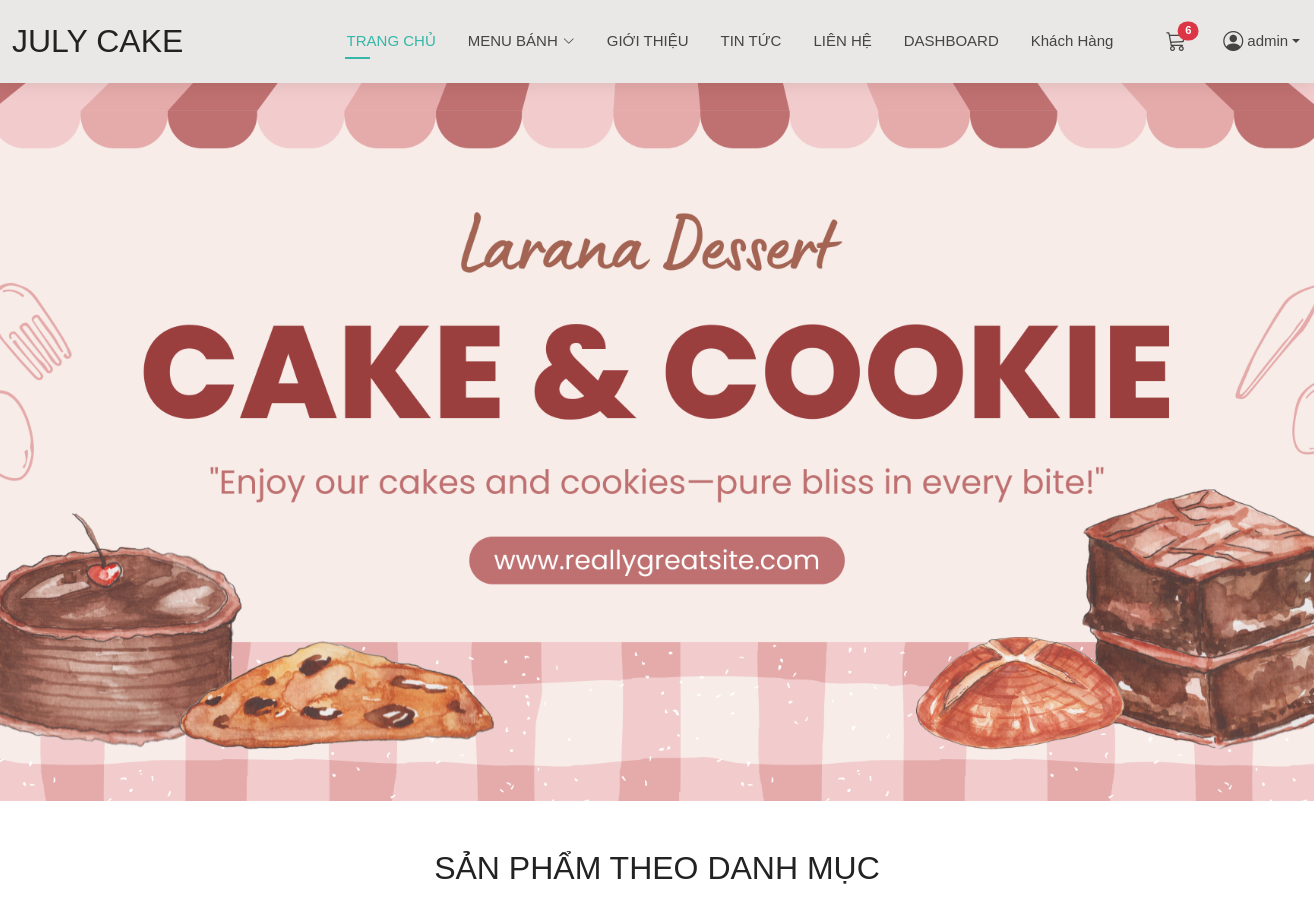
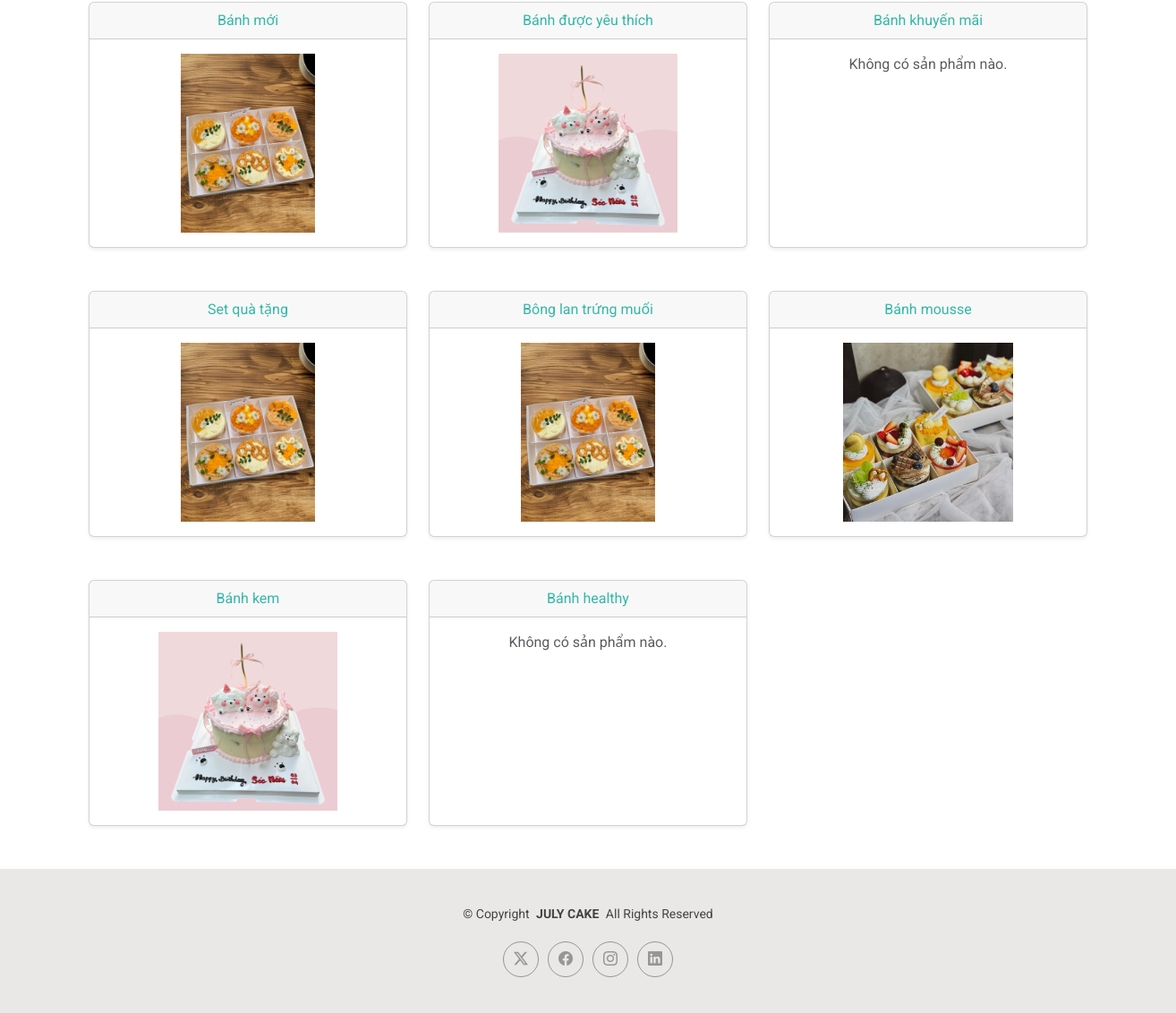
The app's page / (signed in) with its own data (2 pictures, top to bottom).
### products/models.py (models this page shows, shortened)
class Category(models.Model):
    name = models.CharField(max_length=200)
    slug = models.SlugField(max_length=200, unique=True, blank=True)
    class Meta:
        verbose_name = "Category"
        verbose_name_plural = "Categories"

class Product(models.Model):
    name = models.CharField(max_length=255)
    slug = models.SlugField(max_length=255, unique=True, blank=True)
    description = models.TextField(blank=True)
    price = models.DecimalField(max_digits=12, decimal_places=2, default=0)
    stock = models.PositiveIntegerField(default=0)
    image = models.ImageField(upload_to='products/', null=True, blank=True)
    categories = models.ManyToManyField(Category, related_name='products', blank=True)
    created_at = models.DateTimeField(auto_now_add=True)
    class Meta:
        ordering = ['-created_at']

### home/views.py (the view)
# urls.py: path("", include("home.urls", namespace="home")),           # index, resume, contact, portfolio, auth
def index(request):
    categories = Category.objects.all()
    category_products = []
    for category in categories:
        products = Product.objects.filter(categories=category)
        category_products.append({
            'category': category,
            'products': products
        })
    return render(request, 'home/index.html', {
        'category_products': category_products
    })

### cart/context_processors.py (called while the page is built)
def cart_count(request):
    if getattr(request, 'user', None) and request.user.is_authenticated:
        total = CartItem.objects.filter(cart__user=request.user).aggregate(total=Sum('quantity'))['total'] or 0
    else:
        cart = request.session.get('cart', {})
        try:
            total = sum(int(item.get('quantity', 0) or 0) for item in cart.values())
        except Exception:
            total = 0
    return {'cart_count': int(total)}

### home/templates/home/index.html
{% extends 'base.html' %}
{% load static %}
{% block content %}
<body class="index-page">
<main class="main">
  <section id="hero" class="hero section">
    <img src="{% static 'assets/img/Banner.png' %}" alt="" class="img-fluid">
  </section>
  <div class="container mt-5">
    <h2 class="text-center mb-4">SẢN PHẨM THEO DANH MỤC</h2>
    <div class="row">
      {% for category_data in category_products %}
        <div class="col-md-4 mb-5">
          <div class="card h-100 shadow-sm">
            <div class="card-header text-center">
              <a href="{% url 'products:products_by_category' category_data.category.id %}">
                {{ category_data.category.name }}
              </a>
            </div>
            <div class="card-body text-center">
              {% with category_data.products.first as product %}
                {% if product %}
                  <a href="{% url 'products:product_detail' product.id %}" style="text-decoration: none; color: inherit;">
                  <img src="{{ product.image.url }}" alt="{{ product.name }}" class="img-fluid" style="height:200px; object-fit:cover;">
                  </a>
                {% else %}
                  <p class="text-muted">Không có sản phẩm nào.</p>
                {% endif %}
              {% endwith %}
            </div>
          </div>
        </div>
      {% endfor %}
    </div>
  </div>
</main>
</body>
{% endblock %}

### templates/base.html (shortened to what this page needs)
{% load static %}
<!DOCTYPE html>
<html lang="en">
<head>
  <link href="{% static 'assets/vendor/bootstrap/css/bootstrap.min.css' %}" rel="stylesheet">
  <link href="{% static 'assets/vendor/bootstrap-icons/bootstrap-icons.css' %}" rel="stylesheet">
  <link href="{% static 'assets/vendor/aos/aos.css' %}" rel="stylesheet">
  <link href="{% static 'assets/vendor/swiper/swiper-bundle.min.css' %}" rel="stylesheet">
  <link href="{% static 'assets/vendor/glightbox/css/glightbox.min.css' %}" rel="stylesheet">
  <link href="{% static 'assets/css/main.css' %}" rel="stylesheet">
</head>
<body>
<header id="header" class="header d-flex align-items-center light-background sticky-top">
  <div class="container-fluid position-relative d-flex align-items-center justify-content-between">
    <a href="{% url 'home:index' %}" class="logo d-flex align-items-center me-auto me-xl-0">
      <h1 class="sitename">JULY CAKE</h1>
    </a>
    <nav id="navmenu" class="navmenu">
      <ul>
        <li><a href="{% url 'home:index' %}" class="active">TRANG CHỦ</a></li>
        <li class="dropdown">
          <a href="{% url 'products:list' %}"><span>MENU BÁNH</span> <i class="bi bi-chevron-down toggle-dropdown"></i></a>
        </li>
        <li><a href="{% url 'home:portfolio' %}">GIỚI THIỆU</a></li>
        <li><a href="{% url 'home:resume' %}">TIN TỨC</a></li>
        <li><a href="{% url 'home:contact' %}">LIÊN HỆ</a></li>
          {% if user.is_staff %}
            <li><a href="/dashboard/order-statistics/">DASHBOARD</a></li>
          <li><a href="{% url 'home:user' %}">Khách Hàng</a></li>
            {% endif %}
        <li class="ms-3">
          <a href="{% url 'cart:detail' %}" class="position-relative">
            <i class="bi bi-cart3 fs-5"></i>
            <span class="position-absolute top-0 start-100 translate-middle badge rounded-pill bg-danger">
              {% if cart_count %}{{ cart_count }}{% else %}0{% endif %}
            </span>
          </a>
        </li>
        {% if user.is_authenticated %}
          <li class="nav-item dropdown">
            <a class="nav-link dropdown-toggle d-flex align-items-center" href="#" id="userDropdown" role="button" data-bs-toggle="dropdown" aria-expanded="false">
              <i class="bi bi-person-circle fs-5 me-1"></i>
              {{ user.username }}
            </a>
          </li>
        {% else %}
          <li class="ms-3">
            <a href="{% url 'home:login' %}"> Đăng nhập</a>
          </li>
        {% endif %}
      </ul>
    </nav>
  </div>
</header>
{% block content %}
{% endblock %}
<footer id="footer" class="footer light-background">
  <div class="container">
    <div class="copyright text-center">
      <p>© <span>Copyright</span> <strong class="px-1 sitename">JULY CAKE</strong> <span>All Rights Reserved<br></span></p>
    </div>
    <div class="social-links d-flex justify-content-center">
      <a href=""><i class="bi bi-twitter-x"></i></a>
      <a href=""><i class="bi bi-facebook"></i></a>
      <a href=""><i class="bi bi-instagram"></i></a>
      <a href=""><i class="bi bi-linkedin"></i></a>
    </div>
  </div>
</footer>
</body>
</html>

### first_project/static/assets/css/main.css (style rules this page uses)
:root { --default-font: "Roboto", system-ui, -apple-system, "Segoe UI", Roboto, "Helvetica Neue", Arial, "Noto Sans", "Liberation Sans", sans-serif, "Apple Color Emoji", "Segoe UI Emoji", "Segoe UI Symbol", "Noto Color Emoji"; --heading-font: "Raleway", sans-serif; --nav-font: "Poppins", sans-serif; }
:root { --background-color: #ffffff; --default-color: #444444; --heading-color: #222222; --accent-color: #34b7a7; --surface-color: #ffffff; --contrast-color: #ffffff; }
:root { --nav-color: #444444; --nav-hover-color: #34b7a7; --nav-mobile-background-color: #ffffff; --nav-dropdown-background-color: #ffffff; --nav-dropdown-color: #444444; --nav-dropdown-hover-color: #34b7a7; }
.light-background { --background-color: #e9e8e6; --surface-color: #ffffff; }
:root { scroll-behavior: smooth; }
body { color: var(--default-color); background-color: var(--background-color); font-family: var(--default-font); }
a { color: var(--accent-color); text-decoration: none; transition: 0.3s; }
h1, h2, h3, h4, h5, h6 { color: var(--heading-color); font-family: var(--heading-font); }
.header { color: var(--default-color); background-color: var(--background-color); padding: 15px 0; transition: all 0.5s; z-index: 997; box-shadow: 0px 0 18px rgba(0, 0, 0, 0.1); }
.header .logo { line-height: 1; }
.header .logo h1 { font-size: 32px; margin: 0; font-weight: 300; text-transform: uppercase; color: var(--heading-color); }
@media (min-width: 1200px) { .navmenu { padding: 0; } }
@media (min-width: 1200px) { .navmenu ul { margin: 0; padding: 0; display: flex; list-style: none; align-items: center; } }
@media (min-width: 1200px) { .navmenu li { position: relative; } }
@media (min-width: 1200px) { .navmenu>ul>li { white-space: nowrap; padding: 15px 14px; } }
@media (min-width: 1200px) { .navmenu>ul>li:last-child { padding-right: 0; } }
@media (min-width: 1200px) { .navmenu a, .navmenu a:focus { color: var(--nav-color); font-size: 15px; padding: 0 2px; font-family: var(--nav-font); font-weight: 400; display: flex; align-items: center; justify-content: space-between; white-space: nowrap; transition: 0.3s; position: relative; } }
@media (min-width: 1200px) { .navmenu a i, .navmenu a:focus i { font-size: 12px; line-height: 0; margin-left: 5px; transition: 0.3s; } }
@media (min-width: 1200px) { .navmenu>ul>li>a:before { content: ""; position: absolute; height: 2px; bottom: -6px; left: 0; background-color: var(--nav-hover-color); visibility: hidden; width: 0px; transition: all 0.3s ease-in-out 0s; } }
@media (min-width: 1200px) { .navmenu a:hover:before, .navmenu li:hover>a:before, .navmenu .active:before { visibility: visible; width: 25px; } }
@media (min-width: 1200px) { .navmenu li:hover>a, .navmenu .active, .navmenu .active:focus { color: var(--nav-hover-color); } }
.footer { color: var(--default-color); background-color: var(--background-color); font-size: 14px; padding: 40px 0; position: relative; }
.footer .copyright p { margin-bottom: 0; }
.footer .social-links { margin-top: 20px; }
.footer .social-links a { display: flex; align-items: center; justify-content: center; width: 40px; height: 40px; border-radius: 50%; border: 1px solid color-mix(in srgb, var(--default-color), transparent 50%); font-size: 16px; color: color-mix(in srgb, var(--default-color), transparent 50%); margin: 0 5px; transition: 0.3s; }
section, .section { color: var(--default-color); background-color: var(--background-color); padding: 60px 0; scroll-margin-top: 100px; overflow: clip; }
.hero { width: 100%; min-height: calc(100vh - 82px); position: relative; padding: 80px 0; display: flex; align-items: center; justify-content: center; }
.hero img { position: absolute; inset: 0; display: block; width: 100%; height: 100%; object-fit: cover; z-index: 1; }

### records on screen
Category: category.name "Bánh mới", products.first.image (picture)
Category: category.name "Bánh được yêu thích", products.first.image (picture)
Category: category.name "Bánh khuyến mãi", shows "Không có sản phẩm nào."
Category: category.name "Set quà tặng", products.first.image (picture)
Category: category.name "Bông lan trứng muối", products.first.image (picture)
Category: category.name "Bánh mousse", products.first.image (picture)
Category: category.name "Bánh kem", products.first.image (picture)
Category: category.name "Bánh healthy", shows "Không có sản phẩm nào."

### other values on screen
{{ cart_count }} "6"
{{ user.username }} "admin"
